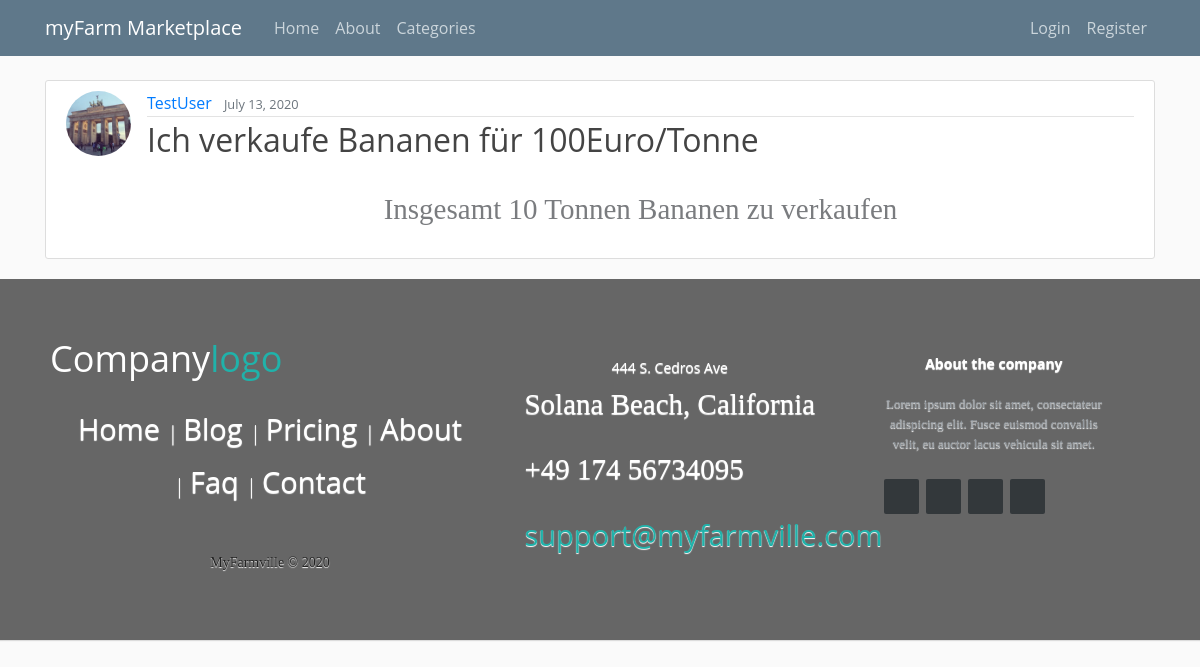
Screenshot of /post/8 with the database file from the repository.
### myfarm/models.py (models this page shows, shortened)
class Post(models.Model):
    title = models.CharField(max_length=100)
    content = models.TextField(default='SOME STRING')
    date_posted = models.DateTimeField(default=timezone.now)
    author = models.ForeignKey(User, on_delete=models.CASCADE)
    category_choices= (
        ('Fruits', 'Veggies'),
        ('Nuts', 'Honey'),
        ('Tea', 'Legumes'),
        ('Oil', 'Wheat'),
        ('Flowers', 'Mushroom'),
    )
    fruit_choices= (
        ('apple', 'banana'),
        ('orange', 'peach'),
        ('strawberry', 'kiwi'),
        ('coconut', 'avocado'),
        ('watermelon', 'cherry'),
    )
    city_choices= (
        ('Istanbul', 'Izmir'),
        ('Denizli', 'Antalya'),
        ('Aydin', 'Rize'),
    )
    field_name = (
        ('GMO Free', 'Organic'),
        ('Fairtrade'),
    )
    category = models.CharField(max_length=15, choices=category_choices, default=category_choices[0][0])
    city = models.CharField(max_length=15, choices=city_choices, default=city_choices[0][0])
    product = models.CharField(max_length=15, choices=fruit_choices, default=fruit_choices[0][0])
    product_type = models.CharField(max_length=10, blank=True, default='SOME STRING')
    amount_av_min = models.CharField(max_length=10, blank=True, default='SOME STRING')
    amount_av_max = models.CharField(max_length=10, blank=True, default='SOME STRING')
    price_min = models.CharField(max_length=10, blank=True, default='SOME STRING')
    price_max = models.CharField(max_length=10, blank=True, default='SOME STRING')

### users/models.py (models this page shows, shortened)
class Profile(models.Model):
    user = models.OneToOneField(User, on_delete=models.CASCADE)
    image = models.ImageField(default='default.jpg', upload_to='profile_pics')

### myfarm/views.py (the view)
# urls.py: path('post/<int:pk>', PostDetailView.as_view(), name='myfarm-detail'),
class PostDetailView(DetailView):
    model = Post

### myfarm/templates/myfarm/post_detail.html (shortened to what this page needs)
{% extends "myfarm/base.html" %}
{% block content %}
    <article class="media content-section">
        <img class="rounded-circle article-img" src="{{ object.author.profile.image.url }}">
        <div class="media-body">
            <div class="article-metadata">
                <a class="mr-2" href="#">{{ object.author }}</a>
                <small class="text-muted">{{ object.date_posted|date:"F d, Y" }}</small>
            </div>
            <h2 class="article-title">{{ object.title }}</h2>
            <p class="article-content">{{ object.content }}</p>
        </div>
    </article>
{% endblock content %}

### myfarm/static/myfarm/main.css (style rules this page uses)
body { background: #fafafa; color: #333333; margin-top: 5rem; }
h1, h2, h3, h4, h5, h6 { color: #444444; }
.content-section { background: #ffffff; padding: 10px 20px; border: 1px solid #dddddd; border-radius: 3px; margin-bottom: 20px; }
.article-title { color: #444444; }
.article-content { white-space: pre-line; }
.article-img { height: 65px; width: 65px; margin-right: 16px; }
.article-metadata { padding-bottom: 1px; margin-bottom: 4px; border-bottom: 1px solid #e3e3e3 }

### myfarm/static/myfarm/about.css (style rules this page uses)
p { color: #7a7c7f; font-size: 29px; font-family: "Libre Baskerville", serif; line-height: 45px; text-align: center; text-shadow: 0 1px 1px #fff; padding-top: 20px; }
* { font-family: Open Sans; }

### rows the page displays
Post: author.profile.image (placeholder picture), author "TestUser", date_posted "July 13, 2020", title "Ich verkaufe Bananen für 100Euro/Tonne", content "Insgesamt 10 Tonnen Bananen zu verkaufen"
